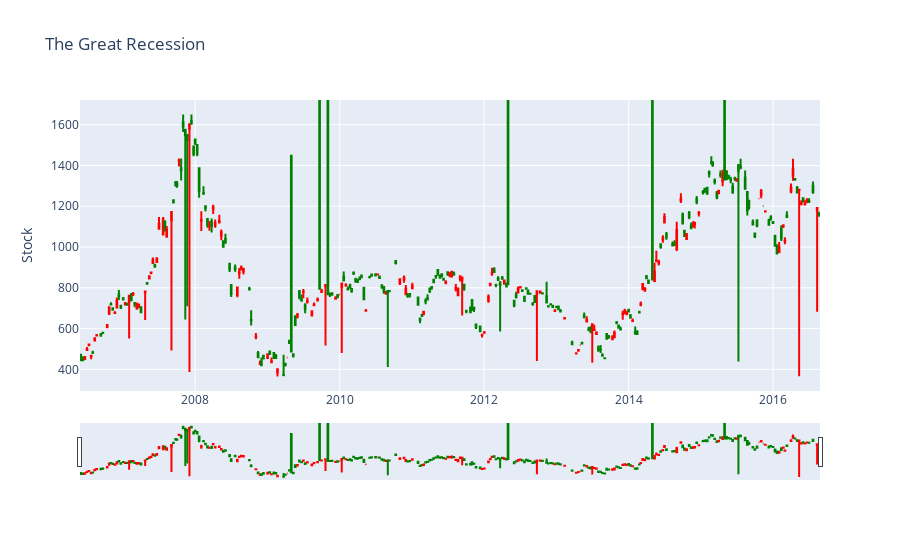

Here is the notebook cell this chart was saved with:
### Code cell
#visualization
fig = go.Figure(data=[go.Candlestick(
    x=df['Date'],
    open=df['Open'], high=df['High'],
    low=df['Low'], close=df['Close'],
    increasing_line_color= 'red', decreasing_line_color= 'green'
)])
fig.update_layout(
    title='The Great Recession',
    yaxis_title='Stock')
fig.show()

### Figure 1 — Plotly figure (JSON) as saved in the notebook; plotly's stock layout.template omitted (floating-point values rounded to 4 significant figures; data arrays with more than 128 entries replaced by an {"elided": "..."} marker saying what was removed)
{"data": [{"close": {"elided": "319 float values"}, "decreasing": {"line": {"color": "green"}}, "high": {"elided": "319 float values"}, "increasing": {"line": {"color": "red"}}, "low": {"elided": "319 float values"}, "open": {"elided": "319 float values"}, "type": "candlestick", "x": {"elided": "319 str values"}}], "layout": {"title": {"text": "The Great Recession"}, "yaxis": {"title": {"text": "Stock"}}}}
